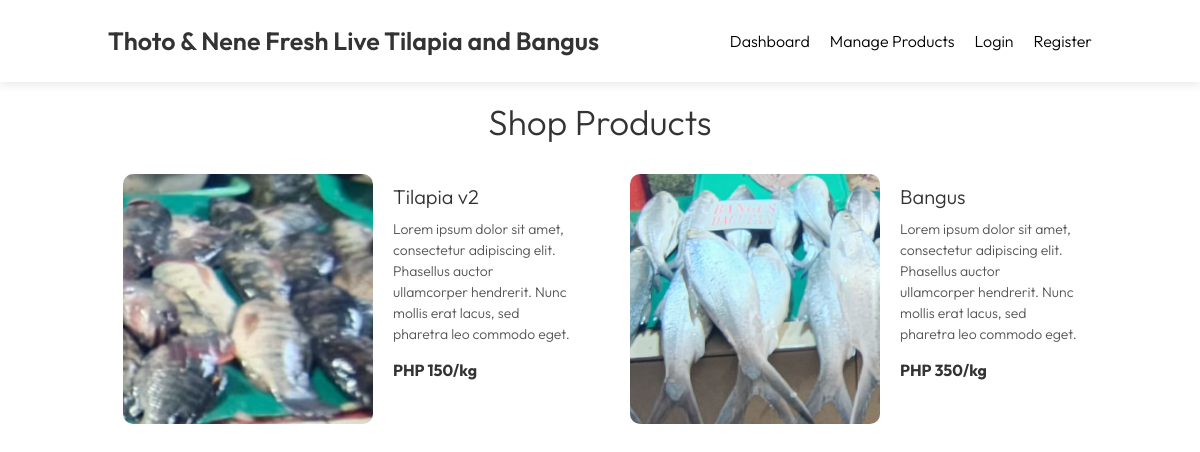
/admin/products.php, run on the app's committed database.
### tables this page shows
CREATE TABLE `products` (
  `product_id` int(11) NOT NULL,
  `category_id` int(11) NOT NULL,
  `product_name` varchar(200) NOT NULL,
  `description` text DEFAULT NULL,
  `price` decimal(10,2) NOT NULL,
  `stock_quantity` int(11) DEFAULT 0,
  `image_url` varchar(255) DEFAULT NULL,
  `is_active` tinyint(1) DEFAULT 1,
  `created_at` timestamp NOT NULL DEFAULT current_timestamp(),
  `updated_at` timestamp NOT NULL DEFAULT current_timestamp() ON UPDATE current_timestamp()
);

### config.php (called while the page is built, shortened)
<?php
function isLoggedIn() {
    return isset($_SESSION['user_id']) && isset($_SESSION['username']);
}
?>

### functions.php (called while the page is built, shortened)
<?php
require_once 'config.php';
function clean($data) {
    return htmlspecialchars(strip_tags(trim($data)));
}
function getProducts($categoryId = null) {
    global $conn;
    $sql = "SELECT p.*, c.category_name
            FROM products p
            LEFT JOIN categories c ON p.category_id = c.category_id
            WHERE p.is_active = TRUE
              AND p.stock_quantity > 0";
    if ($categoryId) {
        $sql .= " AND p.category_id = ?";
        $stmt = $conn->prepare($sql);
        $stmt->bind_param("i", $categoryId);
    } else {
        $sql .= " ORDER BY p.created_at DESC";
        $stmt = $conn->prepare($sql);
    }
    $stmt->execute();
    $result = $stmt->get_result();
    $products = [];
    while ($row = $result->fetch_assoc()) {
        $products[] = $row;
    }
    return $products;
}
?>

### admin/products.php (the view, shortened to what this page needs)
<?php
require_once '../config.php';
require_once '../functions.php';
$products = getProducts();
?>
<!DOCTYPE html>
<html>
    <head>
        <link rel="stylesheet" href="../style.css">
        <link
            href="https://cdn.jsdelivr.net/npm/remixicon@4.5.0/fonts/remixicon.css"
            rel="stylesheet"
        />
    </head>
    <body>
        <header>
        <a href="home.php" class="logo">Thoto & Nene Fresh Live Tilapia and Bangus</a>
        <nav class="navbar" id="navbar">
            <a href="dashboard.php">Dashboard</a>
            <a href="manage_products.php">Manage Products</a>
            <?php if (isLoggedIn()): ?>
                <span style="color: #333;">Welcome, <strong><?php echo clean(getCurrentUsername()); ?></strong></span>
                <a href="../logout_process.php" style="color: #ff4444;">Logout</a>
            <?php else: ?>
                <a href="login.php" class="login-link">Login</a>
                <a href="register.php" class="register-link">Register</a>
            <?php endif; ?>
        </nav>
        </header>
        <section class="shop">
            <h1 class="section-title">Shop Products</h1>
            <div class="product-content">
                <?php if (empty($products)): ?>
                    <div style="grid-column: 1/-1; text-align: center; padding: 60px 20px;">
                        <i class="ri-shopping-bag-line" style="font-size: 80px; color: #ddd;"></i>
                        <h2 style="color: #666; margin-top: 20px;">No products available yet</h2>
                        <p style="color: #999;">Admin is adding products. Please check back later!</p>
                    </div>
                <?php else: ?>
                    <?php foreach ($products as $product): ?>
                        <div class="product-box" data-product-id="<?php echo $product['product_id']; ?>">
                <div class="product-row">
                    <div class="img-box">
                        <?php $imagePath = '../' . $product['image_url']; ?>
                        <?php if ($product['image_url'] && file_exists($imagePath)): ?>
                            <img src="<?php echo clean($imagePath); ?>"
                                alt="<?php echo clean($product['product_name']); ?>">
                        <?php else: ?>
                            <img src="../images/placeholder.jpg" alt="No image">
                        <?php endif; ?>
                    </div>
                    <div class="product-info">
                        <h2 class="product-title"><?php echo clean($product['product_name']); ?></h2>
                        <p class="product-description">
                            <?php echo nl2br(clean($product['description'])); ?>
                        </p>
                        <p class="price-text">
                            PHP <?php echo number_format($product['price'], 0); ?>/kg
                        </p>
                    </div>
                </div>
            </div>
                    <?php endforeach; ?>
                <?php endif; ?>
            </div>
        </section>
    </body>
</html>

### style.css (style rules this page uses)
* { margin:0; padding:0; box-sizing: border-box; font-family: "Outfit", sans-serif; font-optical-sizing: auto; font-weight: 300; font-style: normal; box-sizing: border-box; }
body { color:#333; }
header { position:fixed; top:0; left:0; width:100%; padding: 25px 9%; background:#fff; box-shadow:0 2px 10px rgba(0, 0, 0, 0.1); display: flex; justify-content:space-between; align-items:center; z-index: 99; }
.logo { font-size:25px; color:#333; text-decoration: none; font-weight: 600; }
.navbar { display: flex; gap: 20px; align-items: center; text-decoration: none; flex-wrap: wrap; color:black; }
a { text-decoration: none; color:black; }
.shop { padding:100px 9% 30px; }
.section-title { font-size:35px; text-align: center; margin-bottom: 15px; }
.product-content { display:grid; grid-template-columns: repeat(auto-fit, minmax(280px, 1fr)); gap:30px; }
.img-box { width: 250px; height: 250px; overflow: hidden; display: flex; justify-content: center; align-items: center; background: #f8f8f8; border-radius: 10px; }
.product-box .img-box { display:flex; border-radius:10px; overflow:hidden; }
.img-box img { width: 100%; height: 100%; object-fit: cover; display: block; transition:.3s; }
.product-row { display: flex; gap: 20px; align-items: flex-start; padding: 15px; }
.product-info { flex: 1; }
.price-text { font-weight: bold; font-size: 16px; }
.product-description { color: #555; font-size: 14px; margin: 10px 0 15px; line-height: 1.5; }
.product-box .product-title { font-size:20px; margin-top:10px; }

### data on the page
products: image_url (picture), product_name "Tilapia v2", description "Lorem ipsum dolor sit amet, consectetur adipiscing elit. Phasellus auctor ullamcorper hendrerit. Nunc mollis erat lacus, sed pharetra leo commodo eget.", price "150"
products: image_url (picture), product_name "Bangus", description "Lorem ipsum dolor sit amet, consectetur adipiscing elit. Phasellus auctor ullamcorper hendrerit. Nunc mollis erat lacus, sed pharetra leo commodo eget.", price "350"
